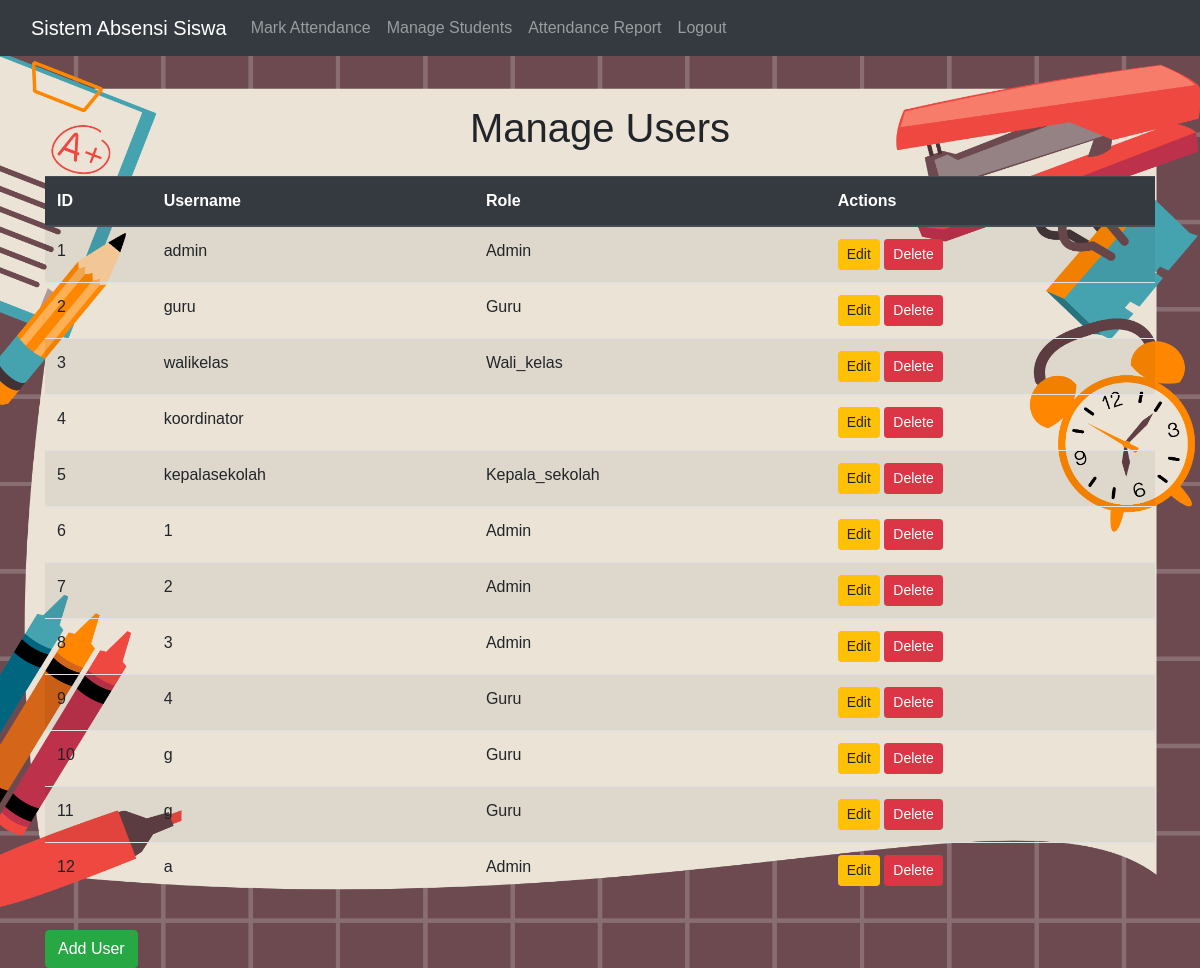
/manage_users.php (signed in), run on an earlier commit of the app's database.
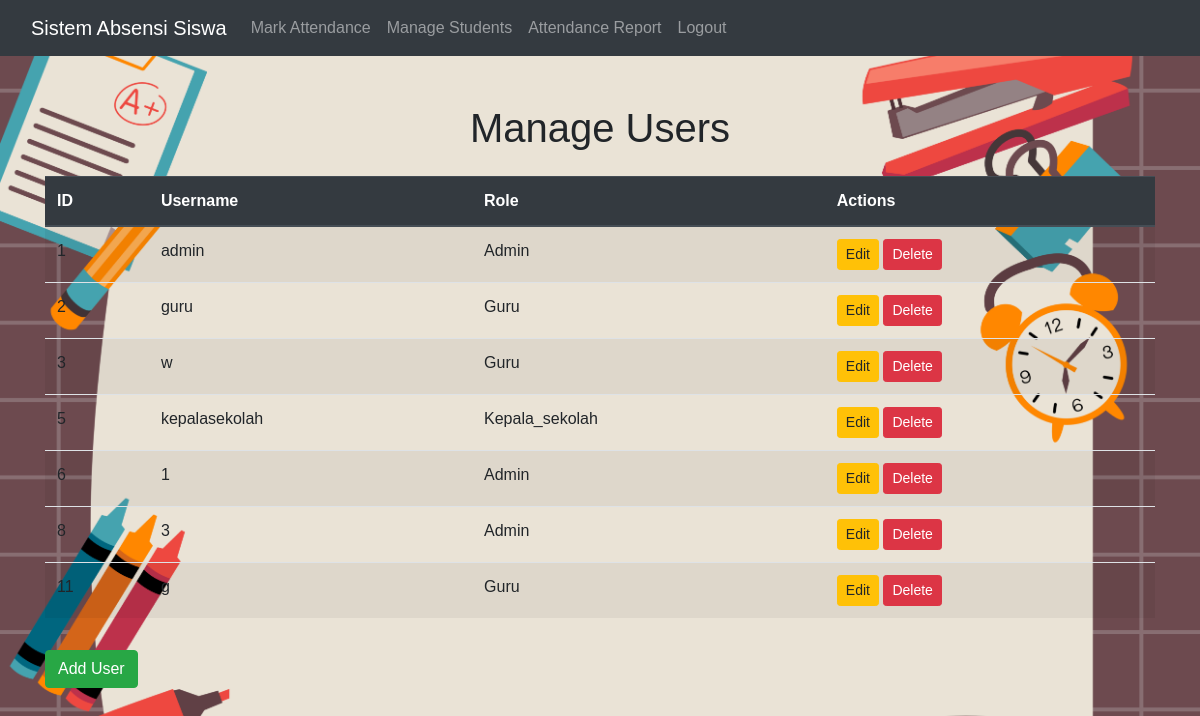
And on a later commit of the database.
### tables this page shows
CREATE TABLE `users` (
  `id` int(11) NOT NULL,
  `username` varchar(255) NOT NULL,
  `password` varchar(255) NOT NULL,
  `role` enum('admin','guru','wali_kelas','kepala_sekolah') NOT NULL
);

### manage_users.php (the view, shortened to what this page needs)
<?php
include('db_connect.php');
$query = "SELECT * FROM users";
$result = mysqli_query($conn, $query);
?>
<!DOCTYPE html>
<html lang="en">
<head>
    <link href="https://maxcdn.bootstrapcdn.com/bootstrap/4.5.2/css/bootstrap.min.css" rel="stylesheet">
</head>
<body>
    <?php include('navbar.php'); ?>
    <div class="container mt-5">
        <h1 class="mb-4 text-center">Manage Users</h1>
        <div class="table-responsive">
            <table class="table table-striped table-hover">
                <thead class="thead-dark">
                    <tr>
                        <th>ID</th>
                        <th>Username</th>
                        <th>Role</th>
                        <th>Actions</th>
                    </tr>
                </thead>
                <tbody>
                    <?php while ($row = mysqli_fetch_assoc($result)) { ?>
                        <tr>
                            <td><?php echo $row['id']; ?></td>
                            <td><?php echo $row['username']; ?></td>
                            <td><?php echo ucfirst($row['role']); ?></td>
                            <td>
                                <button class="btn btn-warning btn-sm edit-btn" data-id="<?php echo $row['id']; ?>" data-username="<?php echo $row['username']; ?>" data-email="<?php echo $row['email']; ?>" data-role="<?php echo $row['role']; ?>">Edit</button>
                                <button class="btn btn-danger btn-sm delete-btn" data-id="<?php echo $row['id']; ?>">Delete</button>
                            </td>
                        </tr>
                    <?php } ?>
                </tbody>
            </table>
        </div>
        <button class="btn btn-success mt-3" data-toggle="modal" data-target="#userModal" id="addUserBtn">Add User</button>
    </div>
</body>
</html>

### navbar.php (shortened to what this page needs)
<nav class="navbar navbar-expand-lg navbar-dark bg-dark">
    <div class="container-fluid">
        <?php
        $dashboard_url = "#";
        if (isset($_SESSION['role'])) {
            if ($_SESSION['role'] == 'admin') {
                $dashboard_url = "dashboard_admin.php";
            } elseif ($_SESSION['role'] == 'guru') {
                $dashboard_url = "dashboard_guru.php";
            }
        }
        ?>
        <a class="navbar-brand" href="<?php echo $dashboard_url; ?>">Sistem Absensi Siswa</a>
        <div class="collapse navbar-collapse" id="navbarNav">
            <ul class="navbar-nav me-auto mb-2 mb-lg-0">
                <li class="nav-item">
                    <?php if (isset($_SESSION['role']) && ($_SESSION['role'] == 'admin' || $_SESSION['role'] == 'guru')): ?>
                        <a class="nav-link" href="mark_attendance.php">Mark Attendance</a>
                    <?php endif; ?>
                </li>
                <li class="nav-item">
                    <a class="nav-link" href="manage_students.php">Manage Students</a>
                </li>
                <li class="nav-item">
                    <a class="nav-link" href="attendance_report.php">Attendance Report</a>
                </li>
            </ul>
            <ul class="navbar-nav">
                <li class="nav-item">
                    <a class="nav-link" href="logout.php">Logout</a>
                </li>
            </ul>
        </div>
    </div>
</nav>

### manage_users.php (style rules this page uses)
body { font-family: Arial, sans-serif; background: url('asset/img/back.png') no-repeat center center fixed; background-size: cover; }

What changed in the data, as far as the page shows it:
removed users: id "4", username "koordinator"
removed users: id "7", username "2", role "Admin"
removed users: id "9", username "4", role "Guru"
removed users: id "10", username "g", role "Guru"
removed users: id "12", username "a", role "Admin"
changed users id 3: username "walikelas" → "w"; role "Wali_kelas" → "Guru"
